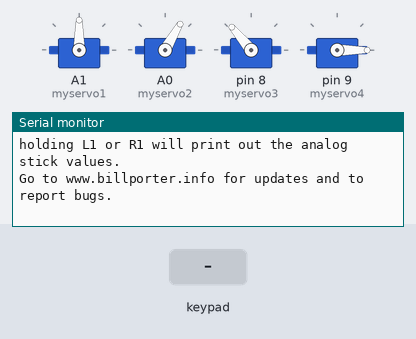
Recording of a sketch running on a simulated Arduino Uno, built with avr-gcc and run on an emulated ATmega328P. Parts: 4 × servo, the last lines printed to the serial monitor. The test bench sets the inputs (shaded band).

Above: at 3.7 s.
3.8 s: key 'U' pressed
At 5.0 s:
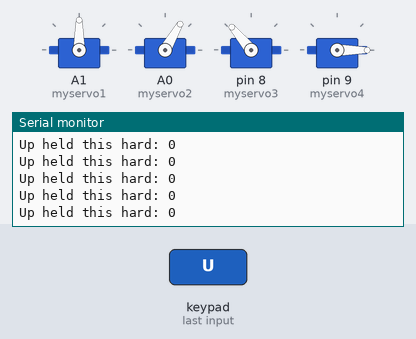
5.3 s: key 'D' pressed
At 6.5 s:
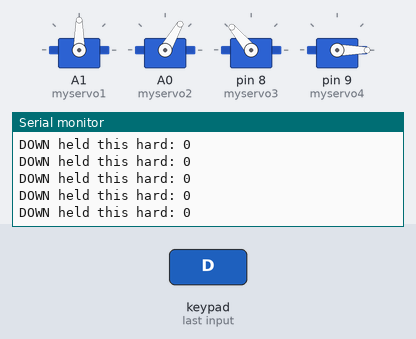
6.8 s: key 'L' pressed
At 8.0 s:
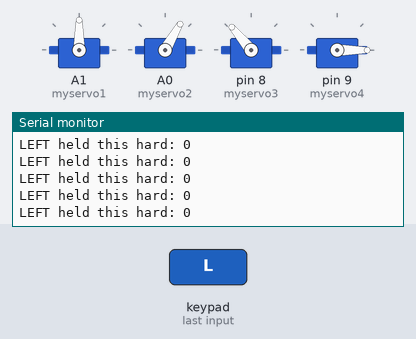

Measured:
- after the input at 3.8 s, the serial monitor: prints a new line at once (image 1)
- after the input at 5.3 s, the serial monitor: prints a new line at once (image 2)
- after the input at 6.8 s, the serial monitor: prints a new line at once (image 3)

The sketch:

Project_8-Code_2.ino
```cpp
#include <PS2X_lib.h>

PS2X ps2x; // create PS2 Controller Class


//right now, the library does NOT support hot pluggable controllers, meaning
//you must always either restart your Arduino after you connect the controller,
//or call config_gamepad(pins) again after connecting the controller.
int error = 0;
byte vibrate = 0;

#include <Servo.h>  // add the servo libraries
Servo myservo1;  // create servo object to control a servo
Servo myservo2;
Servo myservo3;
Servo myservo4;

int pos1=90, pos2=60, pos3=130, pos4=0;  // define the variable of 4 servo angle and assign the initial value( that is the boot posture angle value)

void setup(){
 Serial.begin(57600);

// boot posture
  myservo1.write(pos1);
  delay(1000);
  myservo2.write(pos2);
  myservo3.write(pos3);
  myservo4.write(pos4);
  delay(1500);

 error = ps2x.config_gamepad(13,11,10,12);   //setup GamePad(clock, command, attention, data) pins, check for error

 if(error == 0){
   Serial.println("Found Controller, configured successful");
   Serial.println("Try out all the buttons, X will vibrate the controller, faster as you press harder;");
  Serial.println("holding L1 or R1 will print out the analog stick values.");
  Serial.println("Go to www.billporter.info for updates and to report bugs.");
 }

  else if(error == 1)
   Serial.println("No controller found, check wiring, see readme.txt to enable debug. visit www.billporter.info for troubleshooting tips");

  else if(error == 2)
   Serial.println("Controller found but not accepting commands. see readme.txt to enable debug. Visit www.billporter.info for troubleshooting tips");

   //Serial.print(ps2x.Analog(1), HEX);


 ps2x.enableRumble();              //enable rumble vibration motors
 ps2x.enablePressures();           //enable reading the pressure values from the buttons.


}

void loop(){
   /* You must Read Gamepad to get new values
   Read GamePad and set vibration values
   ps2x.read_gamepad(small motor on/off, larger motor strenght from 0-255)
   if you don't enable the rumble, use ps2x.read_gamepad(); with no values

   you should call this at least once a second
   */

  myservo1.attach(A1);  // set the control pin of servo 1 to A1
  myservo2.attach(A0);  // set the control pin of servo 2 to A0
  myservo3.attach(8);   // set the control pin of servo 3 to D6
  myservo4.attach(9);   // set the control pin of servo 4 to D9

 if(error != 0)
  return;

  ps2x.read_gamepad(false, vibrate);          //read controller and set large motor to spin at 'vibrate' speed

  if(ps2x.Button(PSB_START))                   //will be TRUE as long as button is pressed
       Serial.println("Start is being held");
  if(ps2x.Button(PSB_SELECT))
       Serial.println("Select is being held");


   if(ps2x.Button(PSB_PAD_UP)) {         //will be TRUE as long as button is pressed
     Serial.print("Up held this hard: ");
     Serial.println(ps2x.Analog(PSAB_PAD_UP), DEC);
    }
    if(ps2x.Button(PSB_PAD_RIGHT)){
     Serial.print("Right held this hard: ");
      Serial.println(ps2x.Analog(PSAB_PAD_RIGHT), DEC);
    }
    if(ps2x.Button(PSB_PAD_LEFT)){
     Serial.print("LEFT held this hard: ");
      Serial.println(ps2x.Analog(PSAB_PAD_LEFT), DEC);
    }
    if(ps2x.Button(PSB_PAD_DOWN)){
     Serial.print("DOWN held this hard: ");
   Serial.println(ps2x.Analog(PSAB_PAD_DOWN), DEC);
    }


    vibrate = ps2x.Analog(PSAB_BLUE);        //this will set the large motor vibrate speed based on
                                            //how hard you press the blue (X) button

  if (ps2x.NewButtonState())               //will be TRUE if any button changes state (on to off, or off to on)
  {
      if(ps2x.Button(PSB_R3))

       Serial.println("R3 pressed");


      if(ps2x.Button(PSB_L3))
       Serial.println("L3 pressed");

      if(ps2x.Button(PSB_L2))
       Serial.println("L2 pressed");
      if(ps2x.Button(PSB_R2))
       Serial.println("R2 pressed");
      if(ps2x.Button(PSB_GREEN))
       Serial.println("Triangle pressed");

  }


  if(ps2x.ButtonPressed(PSB_RED))             //will be TRUE if button was JUST pressed
       Serial.println("Circle just pressed");

  if(ps2x.ButtonReleased(PSB_PINK))             //will be TRUE if button was JUST released
       Serial.println("Square just released");

  if(ps2x.NewButtonState(PSB_BLUE))            //will be TRUE if button was JUST pressed OR released
       Serial.println("X just changed");

    //rotate
    zhuandong();
    //clamp claw
    zhuazi();
    //main arm
    dabi();
    //forearm
    xiaobi();

  if(ps2x.Button(PSB_L1) || ps2x.Button(PSB_R1)) // print stick values if either is TRUE
  {
      Serial.print("Stick Values:");
      Serial.print(ps2x.Analog(PSS_LY), DEC); //Left stick, Y axis. Other options: LX, RY, RX
      Serial.print(",");
      Serial.print(ps2x.Analog(PSS_LX), DEC);
      Serial.print(",");
      Serial.print(ps2x.Analog(PSS_RY), DEC);
      Serial.print(",");
      Serial.println(ps2x.Analog(PSS_RX), DEC);
  }
  delay(5);
}
//********************************************************************
// turn
void zhuandong()
{
//turn right
   if(ps2x.Analog (PSS_RX) > 200)  // if push the right joystick to the right
    {
      //Serial.println(ps2x.Analog(PSS_RX), DEC);
      pos1=pos1-1;    //pos1 subtracts 1
      myservo1.write(pos1);   // servo 1 executes the action, the arm will turn right.
      // delay(5);
      if(pos1<1)   // limit the right turning angle
      {
        pos1=1;
      }
     }
      // turn left
     if(ps2x.Analog (PSS_RX) < 50)    // if push the right joystick to the left
     {
       //Serial.println(ps2x.Analog(PSS_RX), DEC);
       pos1=pos1+1;   //pos1 plus 1
       myservo1.write(pos1);     // the arm turns left
       // delay(5);
       if(pos1>180)     // limit the left turning angle
       {
         pos1=180;
       }
     }
 }
 //**********************************************************************
 // upper arm
void xiaobi()
{
  //upper arm front
   if(ps2x.Analog(PSS_RY)<50)  // if push the right joystick upward
   {
      pos2=pos2-1;
      myservo2.write(pos2);    // the upper arm will lift
      delay(5);
      if(pos2<0)    // limit the lifting angle
      {
        pos2=0;
      }
    }
    //upper arm back
    if(ps2x.Analog(PSS_RY)>200)    // if push the right joystick downward
    {
      pos2=pos2+1;
      myservo2.write(pos2);   // the upper arm will go down
      delay(5);
      if(pos2>180)  // limit the declining angle
      {
        pos2=180;
      }
    }
}
//***************************************************************
void zhuazi()
{
// close the claw
   if(ps2x.Analog(PSS_LX)>220)   // if push the left joystick to the right
   {
      pos4=pos4-1;
      Serial.println(pos4);
      myservo4.write(pos4);  // servo 4 carries out the action and the claw is gradually closed.
      delay(5);
      if(pos4<0)   // if pos4 value subtracts to 37, the claw in 37 degrees we have tested is closed.）
      {
        pos4=0;
      }
    }
    // open the claw
    if(ps2x.Analog(PSS_LX)<10)   // if push the left joystick to the left
    {
      pos4=pos4+8;
      Serial.println(pos4);
      myservo4.write(pos4);   // servo 4 carries out the action and the claw is gradually opened
      delay(5);
      if(pos4>108)    // limit the maximum opening angle
      {
        pos4=108;
      }
    }
}
//*********************************************************
void dabi()
{
  // lower arm front
  if(ps2x.Analog(PSS_LY)>200)  // if push the left joystick upward
  {
    pos3=pos3+1;
    myservo3.write(pos3);  // the lower arm will stretch out
    delay(5);
    if(pos3>180)   // limit the stretched angle
    {
      pos3=180;
    }
   }
  if(ps2x.Analog(PSS_LY)<10)    //if push the left joystick downward
  {
    pos3=pos3-1;
    myservo3.write(pos3);   // the lower arm will draw back
    delay(5);
    if(pos3<35)    // limit the retracted angle
    {
      pos3=35;
    }
   }
}
```
